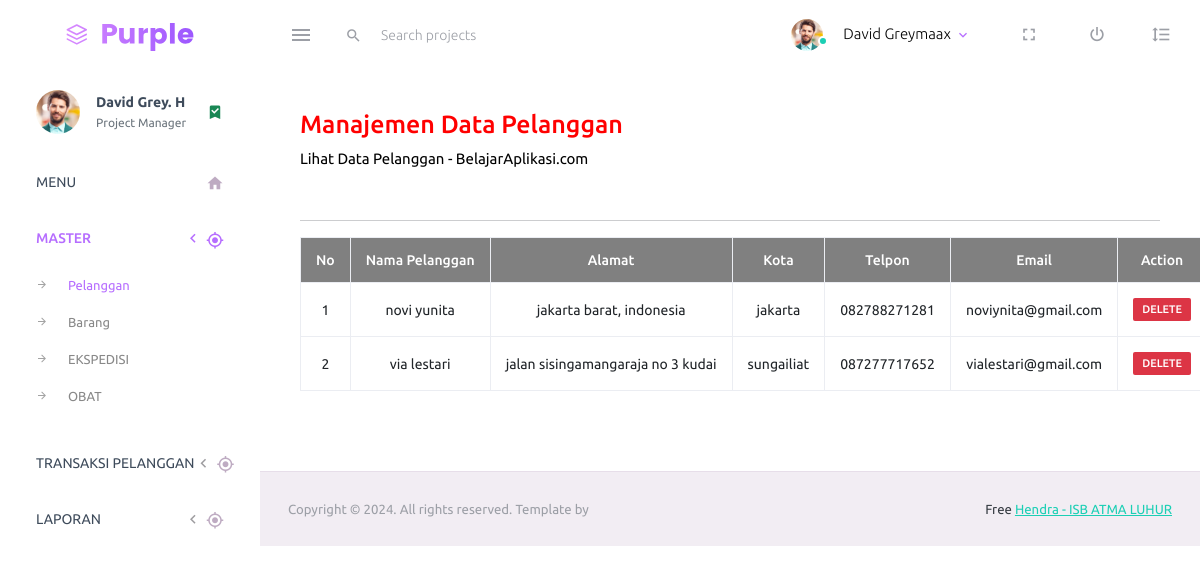
Before: /admin/index.php/pelanggan with the older database file.
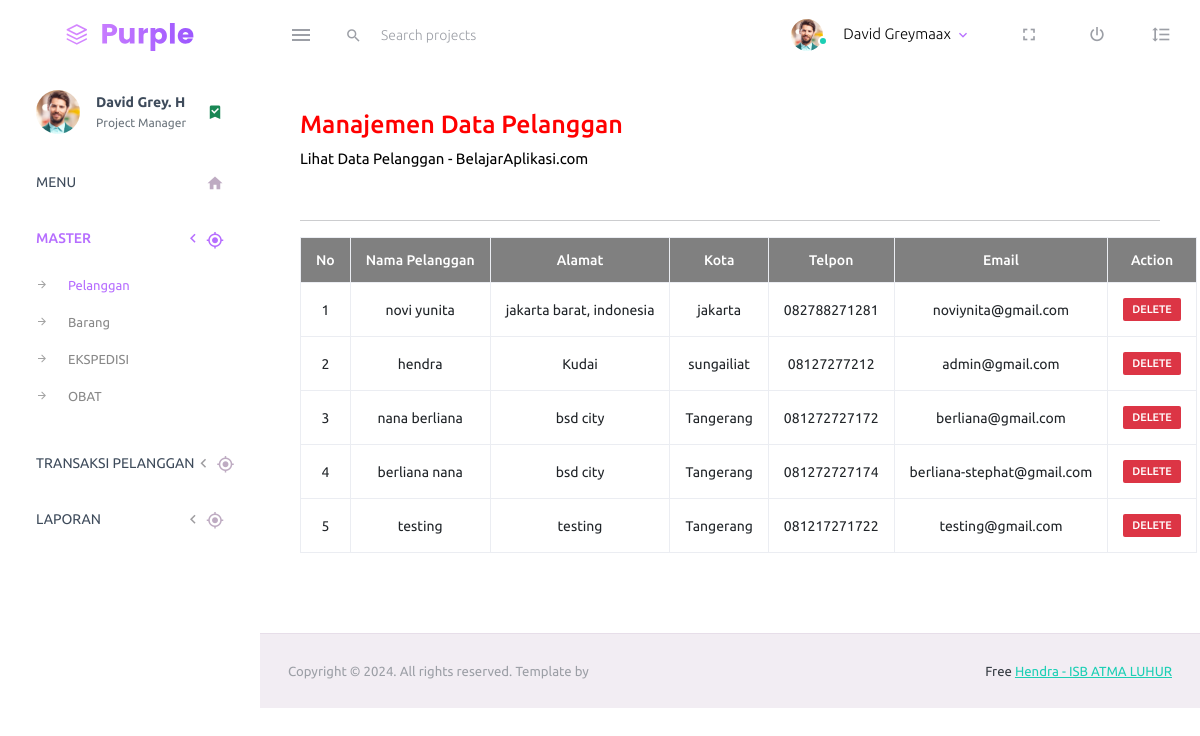
After: the same page with the newer database file.
### tables this page shows
CREATE TABLE pelanggan (
    kd_pelanggan INT(3) PRIMARY KEY AUTO_INCREMENT,
    nama_pelanggan VARCHAR(50) NOT NULL,
    alamat_pelanggan VARCHAR(100) NOT NULL,
    kota_pelanggan VARCHAR(50) NOT NULL,
    telp_pelanggan VARCHAR(15) NOT NULL,
    email_pelanggan VARCHAR(100) NOT NULL,
    password VARCHAR(50) NOT NULL
);

### admin/application/views/layout/wrapper.php (called while the page is built)
<?php
	require_once('header.php');
	require_once('menu.php');
	require_once('konten.php');
	require_once('footer.php');
?>

### admin/application/controllers/Pelanggan.php (called while the page is built, shortened)
<?php
	class Pelanggan extends CI_Controller {
		public function __construct() {
			$this->load->model('Pelanggan_model');
			$this->load->model('General_model');
		}
		function index() {
			$query = $this->Pelanggan_model->data_pelanggan();
			$data = array(
				'title' => 'Halaman Dashboard Administrator E-Commerce',
				'isi'   => 'pelanggan/pelanggan_view',
				'data'  => $query
			);
			$this->load->view('layout/wrapper', $data);
		}
	}
?>

### admin/index.php (called while the page is built, shortened)
<?php
require_once BASEPATH.'core/CodeIgniter.php';

### admin/application/views/layout/konten.php (called while the page is built)
<?php
	if ($isi) {
		$this->load->view($isi);
	}
?>

### admin/application/models/pelanggan_model.php (called while the page is built, shortened)
<?php
	class Pelanggan_model extends CI_Model {
		public function data_pelanggan() {
			$query = $this->db->query("select * from pelanggan");
			if($query->num_rows() > 0) {
				return $query->result();
			}
		}
	}
?>

### admin/application/views/pelanggan/pelanggan_view.php (the view)
<div class="row">
	<div class="col-12 grid-margin">
		<div class="card">
			<div class="card-body">
				<h3 align="left" style="color:red;">Manajemen Data Pelanggan<br></h3>
				<p align="left" style="color:black;">Lihat Data Pelanggan - BelajarAplikasi.com</p><br>
				<hr>
				<table id="tabel-akademik" class="table table-bordered" border="1">
					<thead>
						<tr class="warning" align="center" style="background: grey;color:white;font-weight: bold;">
							<th scope="col">No</th>
							<th scope="col">Nama Pelanggan</th>
							<th scope="col">Alamat</th>
							<th scope="col">Kota</th>
							<th scope="col">Telpon</th>
							<th scope="col">Email</th>
							<th scope="col">Action</th>
						</tr>
					</thead>
					<tbody>
					<?php
						$no= 1;
						if (isset($data)) {
							foreach ($data as $list) { ?>
								<tr class="active" align="center">
									<td><?php echo $no; ?></td>
									<td><?php echo $list->nama_pelanggan; ?></td>
									<td><?php echo $list->alamat_pelanggan; ?></td>
									<td><?php echo $list->kota_pelanggan; ?></td>
									<td><?php echo $list->telp_pelanggan; ?></td>
									<td><?php echo $list->email_pelanggan; ?></td>
									<td>
										<a href="<?php echo base_url() ?>pelanggan/delete/<?php echo $list->kd_pelanggan; ?>"><span
												class="badge bg-danger">DELETE</span></a>
									</td>
								</tr>
							<?php $no++;
						}
					} ?>
					</tbody>
				</table>
			</div>
		</div>
	</div>
</div>

### admin/application/views/layout/header.php (shortened to what this page needs)
<!DOCTYPE html>
<html lang="en">
  <head>
    <link rel="stylesheet" href="<?php echo base_url() ?>assets/vendors/mdi/css/materialdesignicons.min.css">
    <link rel="stylesheet" href="<?php echo base_url() ?>assets/vendors/css/vendor.bundle.base.css">
    <link rel="stylesheet" href="<?php echo base_url() ?>assets/css/style.css">
  </head>
  <body>
      <nav class="navbar default-layout-navbar col-lg-12 col-12 p-0 fixed-top d-flex flex-row">
        <div class="text-center navbar-brand-wrapper d-flex align-items-center justify-content-center">
          <a class="navbar-brand brand-logo" href="index.html"><img src="<?php echo base_url() ?>assets/images/logo.svg" alt="logo" /></a>
        </div>
        <div class="navbar-menu-wrapper d-flex align-items-stretch">
          <button class="navbar-toggler navbar-toggler align-self-center" type="button" data-toggle="minimize">
            <span class="mdi mdi-menu"></span>
          </button>
          <div class="search-field d-none d-md-block">
            <form class="d-flex align-items-center h-100" action="#">
              <div class="input-group">
                <div class="input-group-prepend bg-transparent">
                  <i class="input-group-text border-0 mdi mdi-magnify"></i>
                </div>
                <input type="text" class="form-control bg-transparent border-0" placeholder="Search projects">
              </div>
            </form>
          </div>
          <ul class="navbar-nav navbar-nav-right">
            <li class="nav-item nav-profile dropdown">
              <a class="nav-link dropdown-toggle" id="profileDropdown" href="#" data-bs-toggle="dropdown" aria-expanded="false">
                <div class="nav-profile-img">
                  <img src="<?php echo base_url() ?>assets/images/faces/face1.jpg" alt="image">
                  <span class="availability-status online"></span>
                </div>
                <div class="nav-profile-text">
                  <p class="mb-1 text-black">David Greymaax</p>
                </div>
              </a>
            </li>
            <li class="nav-item d-none d-lg-block full-screen-link">
              <a class="nav-link">
                <i class="mdi mdi-fullscreen" id="fullscreen-button"></i>
              </a>
            </li>
            <li class="nav-item nav-logout d-none d-lg-block">
              <a class="nav-link" href="#">
                <i class="mdi mdi-power"></i>
              </a>
            </li>
            <li class="nav-item nav-settings d-none d-lg-block">
              <a class="nav-link" href="#">
                <i class="mdi mdi-format-line-spacing"></i>
              </a>
            </li>
          </ul>
        </div>
      </nav>

### admin/application/views/layout/menu.php (shortened to what this page needs)
<div class="container-fluid page-body-wrapper">
        <nav class="sidebar sidebar-offcanvas" id="sidebar">
          <ul class="nav">
            <li class="nav-item nav-profile">
              <a href="#" class="nav-link">
                <div class="nav-profile-image">
                  <img src="<?php echo base_url() ?>assets/images/faces/face1.jpg" alt="profile">
                </div>
                <div class="nav-profile-text d-flex flex-column">
                  <span class="font-weight-bold mb-2">David Grey. H</span>
                  <span class="text-secondary text-small">Project Manager</span>
                </div>
                <i class="mdi mdi-bookmark-check text-success nav-profile-badge"></i>
              </a>
            </li>
            <li class="nav-item">
              <a class="nav-link" href="<?php echo base_url() ?>dashboard">
                <span class="menu-title">MENU</span>
                <i class="mdi mdi-home menu-icon"></i>
              </a>
            </li>
            <li class="nav-item">
              <a class="nav-link" data-bs-toggle="collapse" href="#ui-master" aria-expanded="false" aria-controls="ui-basic">
                <span class="menu-title">MASTER</span>
                <i class="menu-arrow"></i>
                <i class="mdi mdi-crosshairs-gps menu-icon"></i>
              </a>
              <div class="collapse" id="ui-master">
                <ul class="nav flex-column sub-menu">
                  <li class="nav-item"> <a class="nav-link" href="<?php echo base_url() ?>pelanggan">Pelanggan</a></li>
                  <li class="nav-item"> <a class="nav-link" href="<?php echo base_url() ?>barang">Barang</a></li>
				  				<li class="nav-item"> <a class="nav-link" href="<?php echo base_url() ?>ekspedisi">EKSPEDISI</a></li>
									<li class="nav-item"> <a class="nav-link" href="<?php echo base_url() ?>obat">OBAT</a></li>
                </ul>
              </div>
            </li>
			<li class="nav-item">
              <a class="nav-link" data-bs-toggle="collapse" href="#ui-transaction" aria-expanded="false" aria-controls="ui-basic">
                <span class="menu-title">TRANSAKSI PELANGGAN</span>
                <i class="menu-arrow"></i>
                <i class="mdi mdi-crosshairs-gps menu-icon"></i>
              </a>
            </li>
			<li class="nav-item">
              <a class="nav-link" data-bs-toggle="collapse" href="#ui-report" aria-expanded="false" aria-controls="ui-basic">
                <span class="menu-title">LAPORAN</span>
                <i class="menu-arrow"></i>
                <i class="mdi mdi-crosshairs-gps menu-icon"></i>
              </a>
            </li>
          </ul>
        </nav>
        <div class="main-panel">

### admin/application/views/layout/footer.php (shortened to what this page needs)
          <footer class="footer">
            <div class="container-fluid d-flex justify-content-between">
              <span class="text-muted d-block text-center text-sm-start d-sm-inline-block">Copyright © 2024. All rights reserved. Template by</span>
              <span class="float-none float-sm-end mt-1 mt-sm-0 text-end"> Free <a href="https://www.bootstrapdash.com/bootstrap-admin-template/" target="_blank">Hendra - ISB ATMA LUHUR</a></span>
            </div>
          </footer>
        </div>
      </div>
  </body>
</html>

Changed rows visible on the page:
changed pelanggan "sungailiat": nama_pelanggan "via lestari" → "hendra"; alamat_pelanggan "jalan sisingamangaraja no 3 kudai" → "Kudai"; telp_pelanggan "087277717652" → "08127277212"; email_pelanggan "vialestari@gmail.com" → "admin@gmail.com"
added pelanggan: nama_pelanggan "nana berliana", alamat_pelanggan "bsd city", kota_pelanggan "Tangerang", telp_pelanggan "081272727172", email_pelanggan "berliana@gmail.com"
added pelanggan: nama_pelanggan "berliana nana", alamat_pelanggan "bsd city", kota_pelanggan "Tangerang", telp_pelanggan "081272727174", email_pelanggan "berliana-stephat@gmail.com"
added pelanggan: nama_pelanggan "testing", alamat_pelanggan "testing", kota_pelanggan "Tangerang", telp_pelanggan "081217271722", email_pelanggan "testing@gmail.com"
